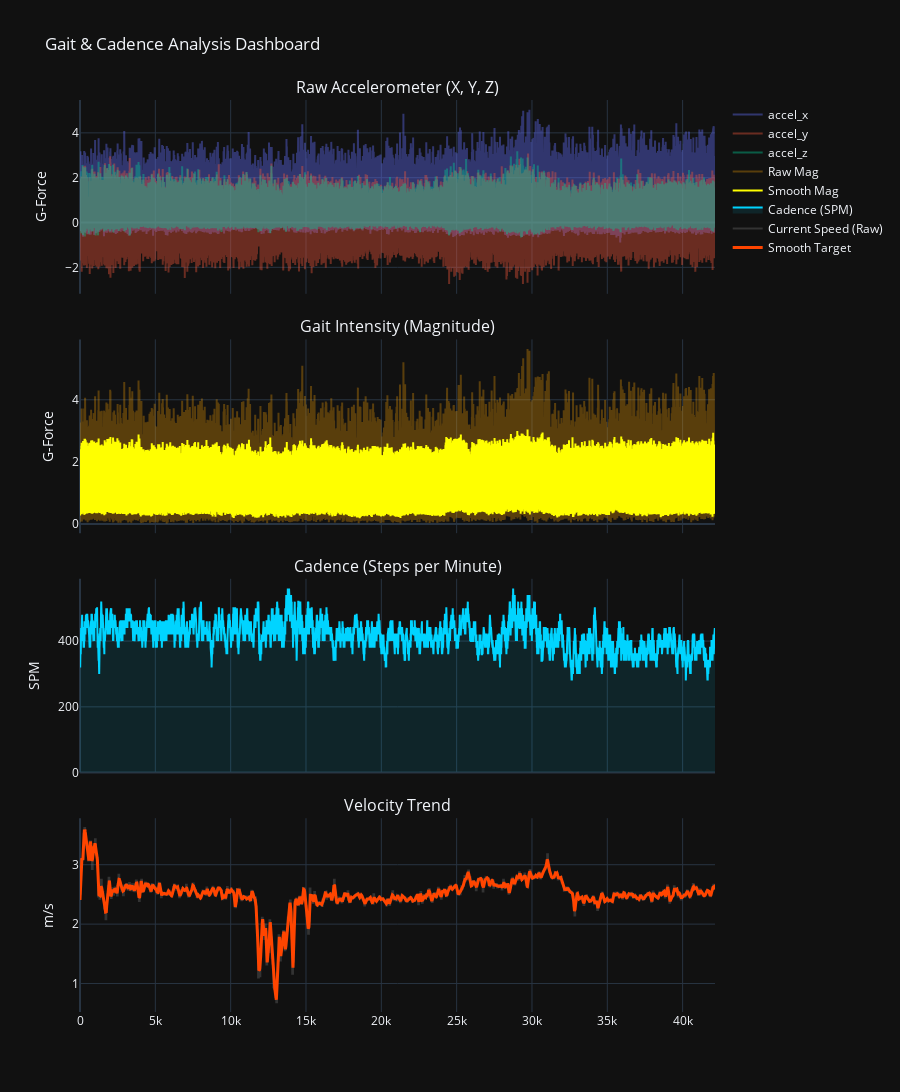

Source (notebook cell):
### Code cell
from gait_analytics.preprocess import process_gait_data
from gait_analytics.visualization import plot_data

output_path = Path(f"../data-processed/{raw_data_path.stem}_preprocessed.parquet")
df_preprocessed = process_gait_data(raw_data_path, n_seconds_to_trim=10, output_path=output_path)
plot_data(df_preprocessed)

### Figure 1 — Plotly figure (JSON) as saved in the notebook; plotly's stock layout.template omitted (floating-point values rounded to 4 significant figures; data arrays with more than 128 entries replaced by an {"elided": "..."} marker saying what was removed)
{"data": [{"line": {"color": "#636EFA"}, "name": "accel_x", "opacity": 0.4, "type": "scatter", "xaxis": "x", "y": {"elided": "42149 float values"}, "yaxis": "y"}, {"line": {"color": "#EF553B"}, "name": "accel_y", "opacity": 0.4, "type": "scatter", "xaxis": "x", "y": {"elided": "42149 float values"}, "yaxis": "y"}, {"line": {"color": "#00CC96"}, "name": "accel_z", "opacity": 0.4, "type": "scatter", "xaxis": "x", "y": {"elided": "42149 float values"}, "yaxis": "y"}, {"line": {"color": "orange"}, "name": "Raw Mag", "opacity": 0.3, "type": "scatter", "xaxis": "x2", "y": {"elided": "42149 float values"}, "yaxis": "y2"}, {"line": {"color": "yellow", "width": 2}, "name": "Smooth Mag", "type": "scatter", "xaxis": "x2", "y": {"elided": "42149 float values"}, "yaxis": "y2"}, {"fill": "tozeroy", "fillcolor": "rgba(0, 212, 255, 0.1)", "line": {"color": "#00D4FF", "width": 2}, "name": "Cadence (SPM)", "type": "scatter", "xaxis": "x3", "y": {"elided": "42149 float values"}, "yaxis": "y3"}, {"line": {"color": "gray"}, "name": "Current Speed (Raw)", "opacity": 0.3, "type": "scatter", "xaxis": "x4", "y": {"elided": "42149 float values"}, "yaxis": "y4"}, {"line": {"color": "#FF4500", "width": 3}, "name": "Smooth Target ", "type": "scatter", "xaxis": "x4", "y": {"elided": "42149 float values"}, "yaxis": "y4"}], "layout": {"annotations": [{"font": {"size": 16}, "showarrow": false, "text": "Raw Accelerometer (X, Y, Z)", "x": 0.5, "xanchor": "center", "xref": "paper", "y": 1, "yanchor": "bottom", "yref": "paper"}, {"font": {"size": 16}, "showarrow": false, "text": "Gait Intensity (Magnitude)", "x": 0.5, "xanchor": "center", "xref": "paper", "y": 0.7375, "yanchor": "bottom", "yref": "paper"}, {"font": {"size": 16}, "showarrow": false, "text": "Cadence (Steps per Minute)", "x": 0.5, "xanchor": "center", "xref": "paper", "y": 0.475, "yanchor": "bottom", "yref": "paper"}, {"font": {"size": 16}, "showarrow": false, "text": "Velocity Trend", "x": 0.5, "xanchor": "center", "xref": "paper", "y": 0.2125, "yanchor": "bottom", "yref": "paper"}], "height": 1200, "hovermode": "x unified", "showlegend": true, "title": {"text": "Gait & Cadence Analysis Dashboard"}, "xaxis": {"anchor": "y", "domain": [0, 1], "matches": "x4", "showticklabels": false}, "xaxis2": {"anchor": "y2", "domain": [0, 1], "matches": "x4", "showticklabels": false}, "xaxis3": {"anchor": "y3", "domain": [0, 1], "matches": "x4", "showticklabels": false}, "xaxis4": {"anchor": "y4", "domain": [0, 1]}, "yaxis": {"anchor": "x", "domain": [0.7875, 1], "title": {"text": "G-Force"}}, "yaxis2": {"anchor": "x2", "domain": [0.525, 0.7375], "title": {"text": "G-Force"}}, "yaxis3": {"anchor": "x3", "domain": [0.2625, 0.475], "title": {"text": "SPM"}}, "yaxis4": {"anchor": "x4", "domain": [0, 0.2125], "title": {"text": "m/s"}}}}
